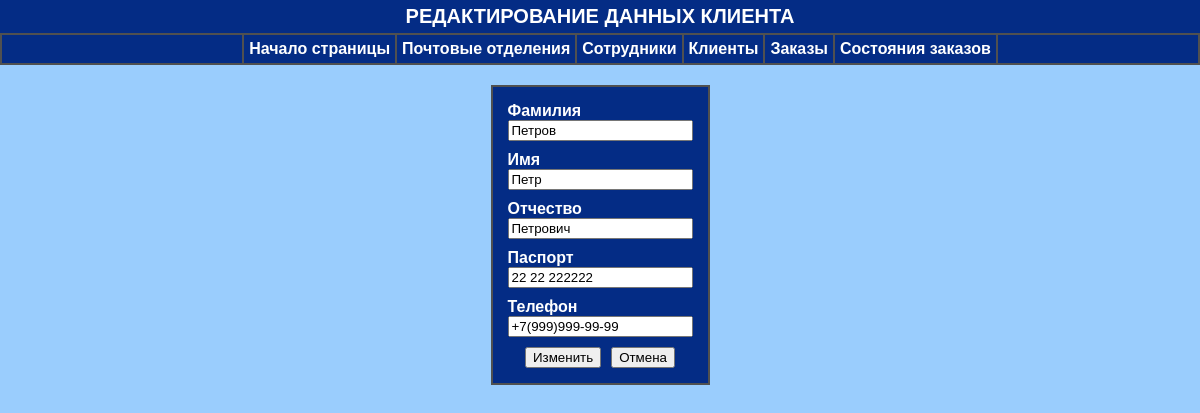
Before: /clients/clientEditPage.php?clientEditById=2 with the older database file.
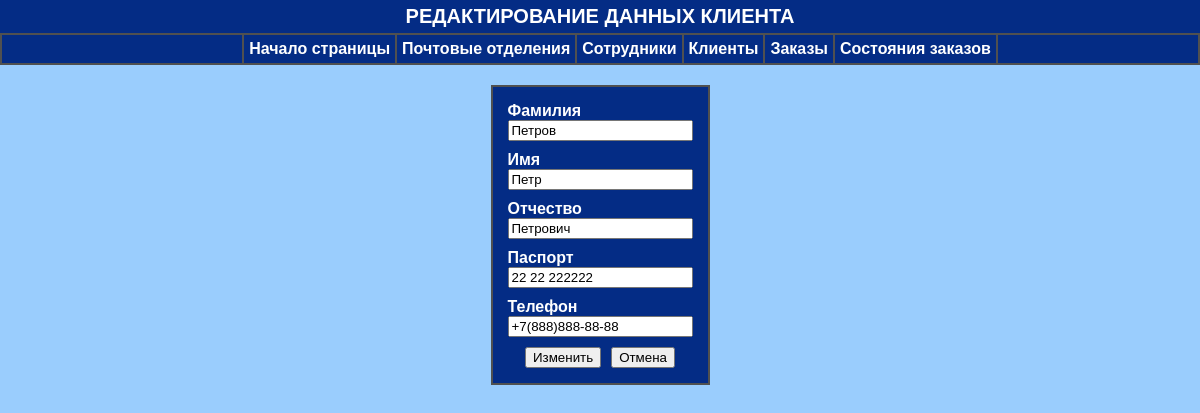
After: the same page with the newer database file.
### tables this page shows
CREATE TABLE IF NOT EXISTS `clients` (
  `clientID` int(11) unsigned NOT NULL AUTO_INCREMENT,
  `clientLastName` varchar(50) NOT NULL,
  `clientFirstName` varchar(20) NOT NULL,
  `clientPatronymic` varchar(20) NOT NULL,
  `clientPassport` varchar(20) NOT NULL,
  `clientPhone` varchar(20) NOT NULL,
  PRIMARY KEY (`clientID`)
);

### functions_db.php (called while the page is built, shortened)
<?php
$link = false;
function get_client_info_by_id($id)
{
    global $link;
    $res = mysqli_query($link, "SELECT * FROM clients WHERE clientID = $id");
    return mysqli_fetch_assoc($res);
}
?>

### clients/clientEditPage.php (the view, shortened to what this page needs)
<?php
include "../functions_db.php";
$client = get_client_info_by_id($_GET['clientEditById']);
?>
<!DOCTYPE html>
<html lang="en">
<head>
    <link rel = "stylesheet" href = "../formPagesStyle.css">
</head>
<body>
    <section class = "beginning", id='home'>
        <div class = "title_text">РЕДАКТИРОВАНИЕ ДАННЫХ КЛИЕНТА</div>
    </section>
    <div class="nav">
        <ul>
            <li><a href="#home">Начало страницы</a></li>
            <li><a href="../departments/departmentsPage.php">Почтовые отделения</a></li>
            <li><a href="../workers/workersPage.php">Сотрудники</a></li>
            <li><a href="../clients/clientsPage.php">Клиенты</a></li>
            <li><a href="../orders/ordersPage.php">Заказы</a></li>
            <li><a href="../tabPartOrders/statusOrderPage.php">Состояния заказов</a></li>
        </ul>
    </div>
    <section class = "formSection">
        <form action = "clientEditByIdController.php" method = "POST" role = 'form'>
            <div class = form>
                <div class = label><label for = "last_name">Фамилия</label>
                    <div>
                        <input id = "last_name" type = "text" name = "last_name" value = "<?php echo $client['clientLastName']; ?>" required/>
                    </div>
                </div>
                <div class = label><label for = "first_name">Имя</label>
                    <div>
                        <input id = "first_name" type = "text" name = "first_name" value = "<?php echo $client['clientFirstName']; ?>" required/>
                    </div>
                </div>
                <div class = label><label for = "patronymic">Отчество</label>
                    <div>
                        <input id = "patronymic" type = "text" name = "patronymic" value = "<?php echo $client['clientPatronymic']; ?>" required/>
                    </div>
                </div>
                <div class = label><label for = "passport">Паспорт</label>
                    <div>
                        <input id = "passport" type = "text" name = "passport" value = "<?php echo $client['clientPassport']; ?>" required/>
                    </div>
                </div>
                <div class = label><label for = "phone">Телефон</label>
                    <div>
                        <input id = "phone" type = "text" name = "phone" value = "<?php echo $client['clientPhone']; ?>" required/>
                    </div>
                </div>
                <div class = button>
                    <button type = "submit" name = "add">Изменить</button>
                    <button type = "reset" name = "cancellation" onclick = "window.history.back()">Отмена</button>
                </div>
            </div>
        </form>
    </section>
</body>
</html>

Changed rows visible on the page:
changed clients "Петров": phone "+7(999)999-99-99" → "+7(888)888-88-88"
